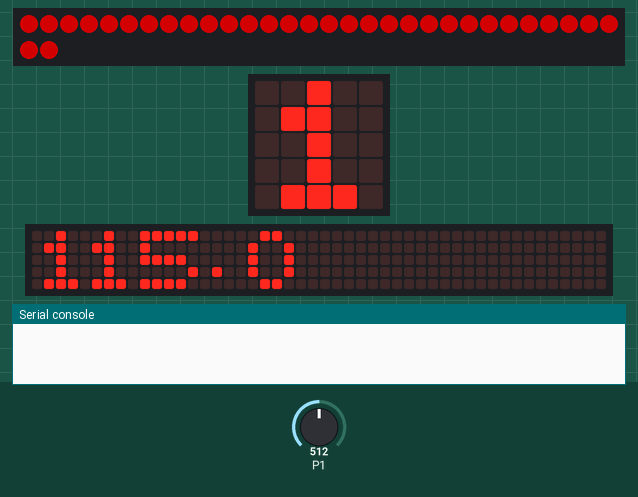
Simulated run of this program. Board: BBC micro:bit running MicroPython. On the bench: 32 RGB LEDs in strip order, left to right, continuing on the next row, the board's 5×5 LED display, a strip that is not on the board, showing the scrolling text unrolled, the last lines printed to the serial console. The test bench sets the inputs (shaded band); at power-on: P1 = 512 (analog values on the 0–1023 scale). Dim RGB values are drawn brighter than linear; no radio messages arrive unless stated (any console line starting 'radio sent:' is added by the test bench); the 48×5 strip is a reading aid, not a part: it shows the text the display is scrolling, unrolled, one strip-width of it at a time.

Above: at 1.27 s.
1.3 s: P1 set to 122
At 4.22 s:
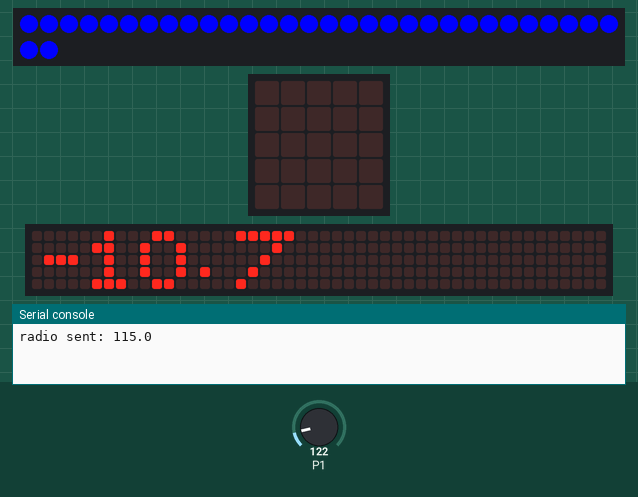
6.4 s: P1 set to 0
At 8.38 s:
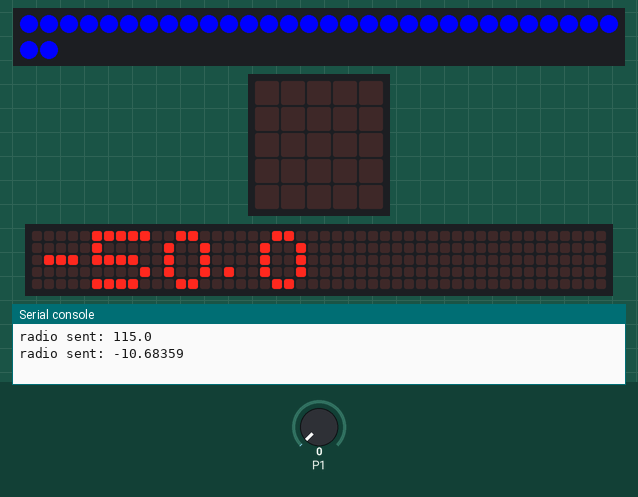
14.0 s: P1 set to 137
At 16.98 s:
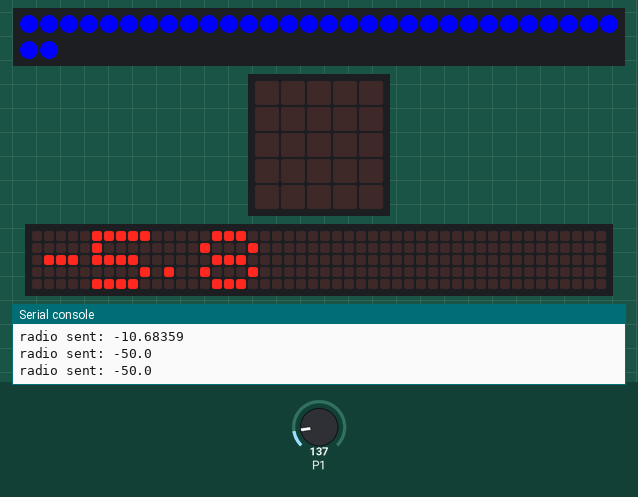

The program:

TempSendColour.py
```python
#
#   Read and display the temperature
#   and update the NeoPixel panel with
#   a colour between Blue and Red, and
#   send the data to any listening node
#
#   (The micro:pixel panel is not needed)
#
#   for WWW.PROTO-PIC.CO.UK by Drew Anderson
#

#   import the libraries required by the microbit
from microbit import *
#   import the libraries required by the micro:pixel and Radio
import neopixel
import radio

#   We have 8x4 pixels, 32 in total on pin 0
np = neopixel.NeoPixel(pin0, 32)

while True:
    # Read the RAW temperature
    tmp = pin1.read_analog()
    # Convert the RAW to a real Temperature
    temp = ((tmp * (3300.0/1024.0))-500.0)/10.0
    # Expand the scale for better display in micro:pixel
    tempcolour = int((temp * 3.6))
    # The next 4 lines constrain the colour value to 0 <> 127
    if (tempcolour < 0):
        tempcolour = 0
    if (tempcolour > 127):
        tempcolour = 127
    # Show the colour on the micro:pixel
    for pix in range (0 , 32):
        np[pix] = (tempcolour,0,(255-(tempcolour*2)))
    np.show()
    # Show the Temperature to one decimal place
    tempToShow = "{0:0.1f}".format(temp)
    display.scroll(tempToShow)
    # Turn on the radio
    radio.on()
    # Send the temp as a string
    radio.send(str(temp))
    # Let the data finish
    sleep(50)
    # Turn off the radio to save battery
    radio.off()
    sleep(50)

    
```

Measured:
- after the input at 1.3 s, the display: first differs from a run without the input after 2.9 s (image 1)
